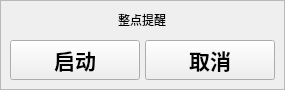
   <widget class="QFrame" name="FrameTimeReminder">
    <property name="geometry">
     <rect>
      <x>0</x>
      <y>135</y>
      <width>285</width>
      <height>90</height>
     </rect>
    </property>
    <property name="frameShape">
     <enum>QFrame::StyledPanel</enum>
    </property>
    <property name="frameShadow">
     <enum>QFrame::Raised</enum>
    </property>
    <widget class="QPushButton" name="ButtonTimeReminderCancel">
     <property name="geometry">
      <rect>
       <x>145</x>
       <y>40</y>
       <width>130</width>
       <height>40</height>
      </rect>
     </property>
     <property name="font">
      <font>
       <family>微软雅黑</family>
       <pointsize>16</pointsize>
       <weight>75</weight>
       <italic>false</italic>
       <bold>true</bold>
      </font>
     </property>
     <property name="toolTip">
      <string/>
     </property>
     <property name="text">
      <string>取消</string>
     </property>
     <property name="iconSize">
      <size>
       <width>50</width>
       <height>50</height>
      </size>
     </property>
    </widget>
    <widget class="QPushButton" name="ButtonTimeReminder">
     <property name="geometry">
      <rect>
       <x>10</x>
       <y>40</y>
       <width>130</width>
       <height>40</height>
      </rect>
     </property>
     <property name="font">
      <font>
       <family>微软雅黑</family>
       <pointsize>16</pointsize>
       <weight>75</weight>
       <italic>false</italic>
       <bold>true</bold>
      </font>
     </property>
     <property name="text">
      <string>启动</string>
     </property>
     <property name="iconSize">
      <size>
       <width>60</width>
       <height>50</height>
      </size>
     </property>
    </widget>
    <widget class="QLabel" name="label">
     <property name="geometry">
      <rect>
       <x>92</x>
       <y>5</y>
       <width>100</width>
       <height>30</height>
      </rect>
     </property>
     <property name="text">
      <string>整点提醒</string>
     </property>
     <property name="textFormat">
      <enum>Qt::AutoText</enum>
     </property>
     <property name="alignment">
      <set>Qt::AlignCenter</set>
     </property>
    </widget>
   </widget>
